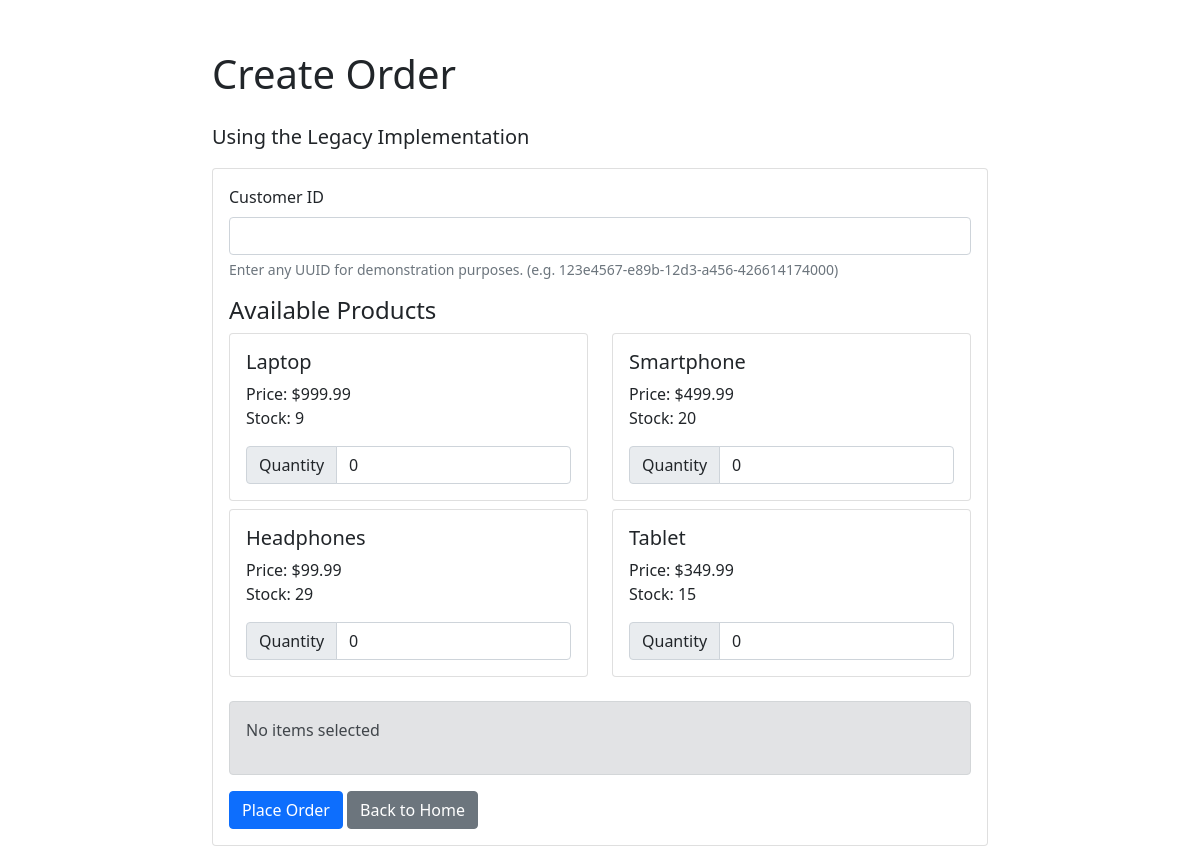
The app's page /legacy/create_order, older data.
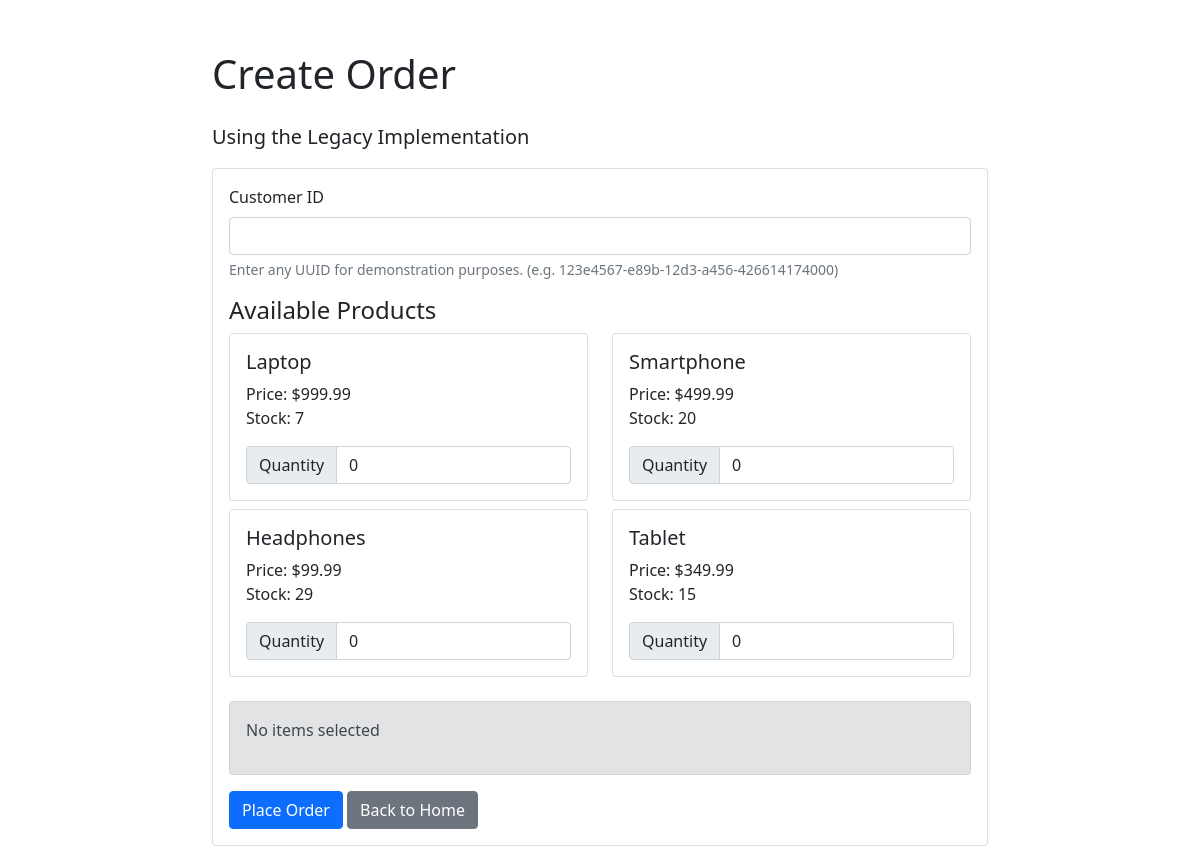
The same page, newer data.
### tables this page shows
CREATE TABLE products (
                    id TEXT PRIMARY KEY,
                    name TEXT NOT NULL,
                    price REAL NOT NULL,
                    stock INTEGER NOT NULL
                );

### order_system/web/legacy_routes.py (the view)
@bp.route("/create_order", methods=["GET", "POST"])
def create_order_form():
    if request.method == "GET":
        conn = get_db_connection()
        products = conn.execute("SELECT * FROM products").fetchall()
        conn.close()
        return render_template("create_order.html", products=products, implementation="legacy")
    return redirect(url_for("index"))

### order_system/web/legacy_routes.py (called while the page is built)
def get_db_connection():
    conn = sqlite3.connect(current_app.config["DB_PATH"])
    conn.row_factory = sqlite3.Row
    return conn

### order_system/web/templates/create_order.html (shortened to what this page needs)
<!DOCTYPE html>
<html>
<head>
    <link href="https://cdn.jsdelivr.net/npm/bootstrap@5.1.3/dist/css/bootstrap.min.css" rel="stylesheet">
</head>
<body>
    <div class="container">
        <h1 class="mb-4">Create Order</h1>
        <p class="lead">
            Using the {{ implementation|capitalize }} Implementation
        </p>
        <div class="card">
            <div class="card-body">
                <form id="orderForm">
                    <div class="mb-3">
                        <label for="customerId" class="form-label">Customer ID</label>
                        <input type="text" class="form-control" id="customerId" required>
                        <div class="form-text">Enter any UUID for demonstration purposes. (e.g.
                            123e4567-e89b-12d3-a456-426614174000)</div>
                    </div>
                    <h4>Available Products</h4>
                    <div class="row mb-3">
                        {% for product in products %}
                        <div class="col-md-6 mb-2">
                            <div class="card">
                                <div class="card-body">
                                    <h5 class="card-title">{{ product.name }}</h5>
                                    <p class="card-text">
                                        Price: ${{ product.price }}<br>
                                        Stock: {{ product.stock }}
                                    </p>
                                    <div class="input-group">
                                        <span class="input-group-text">Quantity</span>
                                        <input type="number" class="form-control product-quantity"
                                            data-product-id="{{ product.id }}" data-product-name="{{ product.name }}"
                                            min="0" max="{{ product.stock }}" value="0">
                                    </div>
                                </div>
                            </div>
                        </div>
                        {% endfor %}
                    </div>
                    <div class="mb-3">
                        <div class="alert alert-secondary">
                            <div id="orderSummary">
                                <p>No items selected</p>
                            </div>
                        </div>
                    </div>
                    <button type="button" id="submitOrder" class="btn btn-primary">Place Order</button>
                    <a href="{{ url_for('index') }}" class="btn btn-secondary">Back to Home</a>
                </form>
            </div>
        </div>
    </div>
</body>
</html>

### order_system/web/templates/create_order.html (style rules this page uses)
.container { max-width: 800px; margin-top: 50px; }

Row changes from the older to the newer data that the page shows:
changed products "Laptop": stock "9" → "7"
